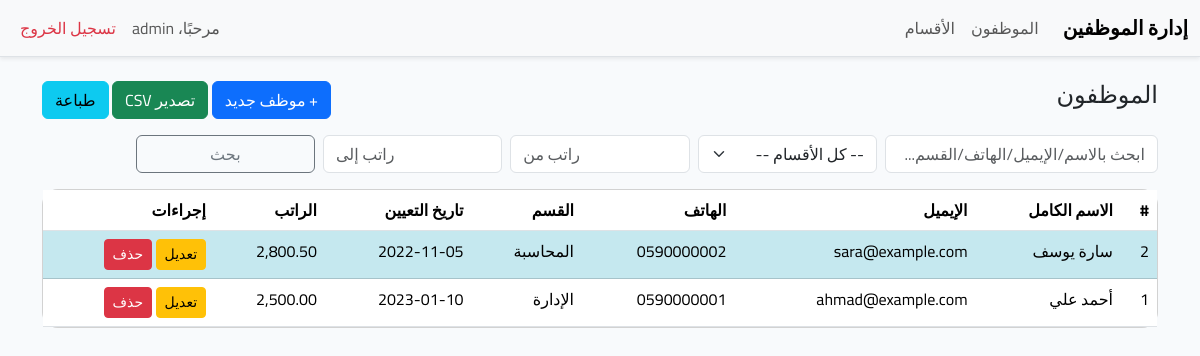
Page /modules/employees/index.php (signed in) on the committed database.
### tables this page shows
CREATE TABLE employees (
  id INT AUTO_INCREMENT PRIMARY KEY,
  full_name VARCHAR(150) NOT NULL,
  email VARCHAR(150) NOT NULL,
  phone VARCHAR(50),
  department_id INT NULL,
  hire_date DATE NULL,
  salary DECIMAL(10,2) NULL,
  CONSTRAINT fk_dep FOREIGN KEY (department_id) REFERENCES departments(id) ON DELETE SET NULL
);

CREATE TABLE departments (
  id INT AUTO_INCREMENT PRIMARY KEY,
  name VARCHAR(100) NOT NULL
);

### modules/employees/index.php (the view, shortened to what this page needs)
<?php
require_once __DIR__ . '/../../config/config.php';
$q = trim($_GET['q'] ?? '');
$salary_min = $_GET['salary_min'] ?? '';
$salary_max = $_GET['salary_max'] ?? '';
$sql = "SELECT e.*, d.name AS dept
        FROM employees e
        LEFT JOIN departments d ON d.id = e.department_id
        WHERE 1=1";
$params = [];
$sql .= " ORDER BY e.id DESC";
$stmt = $pdo->prepare($sql);
$stmt->execute($params);
$rows = $stmt->fetchAll();
include __DIR__ . '/../../includes/header.php';
?>
<div class="d-flex justify-content-between mb-3">
  <h1 class="h4">الموظفون</h1>
  <div>
    <a class="btn btn-primary" href="/arabic_hr_crud_php/modules/employees/create.php">+ موظف جديد</a>
    <a class="btn btn-success" href="export_csv.php?<?php echo http_build_query($_GET); ?>"> تصدير CSV</a>
    <button class="btn btn-info" onclick="window.print()"> طباعة</button>
  </div>
</div>
<form class="row g-2 mb-3">
  <div class="col-md-3">
    <input class="form-control" name="q" placeholder="ابحث بالاسم/الإيميل/الهاتف/القسم..." value="<?php echo htmlspecialchars($q); ?>"/>
  </div>
  <div class="col-md-2">
    <select name="department_id" class="form-select">
      <option value="">-- كل الأقسام --</option>
    </select>
  </div>
  <div class="col-md-2">
    <input type="number" step="0.01" class="form-control" name="salary_min" placeholder="راتب من" value="<?php echo htmlspecialchars($salary_min); ?>"/>
  </div>
  <div class="col-md-2">
    <input type="number" step="0.01" class="form-control" name="salary_max" placeholder="راتب إلى" value="<?php echo htmlspecialchars($salary_max); ?>"/>
  </div>
  <div class="col-md-2">
    <button class="btn btn-outline-secondary w-100">بحث</button>
  </div>
</form>
<div class="card">
  <div class="table-responsive">
    <table class="table table-striped mb-0">
      <thead>
        <tr>
          <th>#</th><th>الاسم الكامل</th><th>الإيميل</th><th>الهاتف</th>
          <th>القسم</th><th>تاريخ التعيين</th><th>الراتب</th><th>إجراءات</th>
        </tr>
      </thead>
      <tbody>
        <?php foreach ($rows as $r):
            $row_class = '';
            if ($r['salary'] >= 5000) $row_class = 'table-success';
            elseif ($r['dept'] === 'المحاسبة') $row_class = 'table-info';
        ?>
        <tr class="<?php echo $row_class; ?>">
          <td><?php echo (int)$r['id']; ?></td>
          <td><?php echo htmlspecialchars($r['full_name']); ?></td>
          <td><?php echo htmlspecialchars($r['email']); ?></td>
          <td><?php echo htmlspecialchars($r['phone']); ?></td>
          <td><?php echo htmlspecialchars($r['dept'] ?? '—'); ?></td>
          <td><?php echo htmlspecialchars($r['hire_date']); ?></td>
          <td><?php echo htmlspecialchars(number_format((float)$r['salary'], 2)); ?></td>
          <td>
            <a class="btn btn-sm btn-warning" href="/arabic_hr_crud_php/modules/employees/edit.php?id=<?php echo $r['id']; ?>">تعديل</a>
            <a class="btn btn-sm btn-danger" onclick="return confirm('حذف الموظف؟');" href="/arabic_hr_crud_php/modules/employees/delete.php?id=<?php echo $r['id']; ?>">حذف</a>
          </td>
        </tr>
        <?php endforeach; ?>
      </tbody>
    </table>
  </div>
</div>
<?php include __DIR__ . '/../../includes/footer.php'; ?>

### includes/header.php (shortened to what this page needs)
<!DOCTYPE html>
<html lang="ar" dir="rtl">
<head>
  <link rel="stylesheet" href="https://cdn.jsdelivr.net/npm/bootstrap@5.3.3/dist/css/bootstrap.rtl.min.css"/>
</head>
<body>
<nav class="navbar navbar-expand-lg bg-light border-bottom shadow-sm">
  <div class="container-fluid">
    <a class="navbar-brand" href="/arabic_hr_crud_php/dashboard.php">إدارة الموظفين</a>
    <div class="collapse navbar-collapse" id="nav">
      <ul class="navbar-nav me-auto mb-2 mb-lg-0">
        <?php if (!empty($_SESSION['user'])): ?>
          <li class="nav-item"><a class="nav-link" href="/arabic_hr_crud_php/modules/employees/index.php">الموظفون</a></li>
          <li class="nav-item"><a class="nav-link" href="/arabic_hr_crud_php/modules/departments/index.php">الأقسام</a></li>
        <?php endif; ?>
      </ul>
      <ul class="navbar-nav ms-auto">
        <?php if (!empty($_SESSION['user'])): ?>
          <li class="nav-item"><span class="nav-link">مرحبًا، <?php echo htmlspecialchars($_SESSION['user']['username']); ?></span></li>
          <li class="nav-item"><a class="nav-link text-danger" href="/arabic_hr_crud_php/logout.php">تسجيل الخروج</a></li>
        <?php else: ?>
          <li class="nav-item"><a class="nav-link" href="/arabic_hr_crud_php/index.php">تسجيل الدخول</a></li>
        <?php endif; ?>
      </ul>
    </div>
  </div>
</nav>
<div class="container my-4">

### includes/footer.php (shortened to what this page needs)
    </div>
</body>
</html>

### includes/header.php (style rules this page uses)
body { font-family: 'Cairo', system-ui, -apple-system, Segoe UI, Roboto, 'Helvetica Neue', Arial, 'Noto Sans', 'Liberation Sans', 'Apple Color Emoji','Segoe UI Emoji', 'Segoe UI Symbol'; background:#f8fafc; }
.navbar-brand { font-weight:700; }
.card { border-radius:1rem; }
.table thead th { white-space: nowrap; }

### rows in the picture
employees: id "2", full_name "سارة يوسف", email "sara@example.com", phone "0590000002", department.name "المحاسبة", hire_date "2022-11-05", salary "2,800.50"
employees: id "1", full_name "أحمد علي", email "ahmad@example.com", phone "0590000001", department.name "الإدارة", hire_date "2023-01-10", salary "2,500.00"

### other values in the picture
$_SESSION['user']['username'] "admin"
